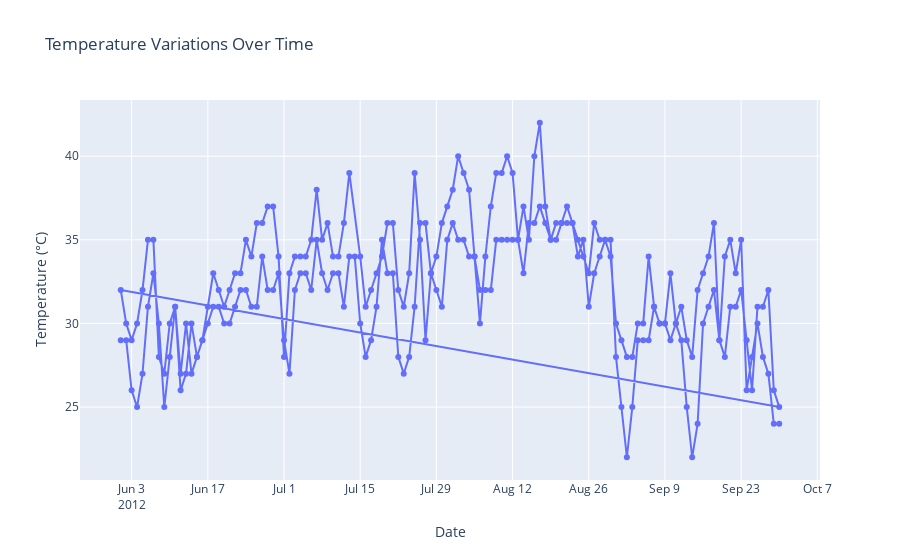

Here is the notebook cell this chart was saved with:
### Code cell
Algeria_data = pd.read_csv('C:\Projects\Forest-Fires\Algeria\data\Algerian_forest_fires_dataset_CLEANED.csv')
Algeria_data['Date'] = pd.to_datetime(Algeria_data[['year', 'month', 'day']])
Algeria_data['Classes'] = Algeria_data['Classes'].astype('category')

temperature_plot = px.line(Algeria_data, x='Date', y='Temperature', 
                            title='Temperature Variations Over Time',
                            labels={'Temperature': 'Temperature (°C)', 'Date': 'Date'},
                            markers=True)
temperature_plot.update_traces(line=dict(width=2))
temperature_plot.show()

### Figure 1 — Plotly figure (JSON) as saved in the notebook; plotly's stock layout.template omitted (floating-point values rounded to 4 significant figures; data arrays with more than 128 entries replaced by an {"elided": "..."} marker saying what was removed)
{"data": [{"hovertemplate": "Date=%{x}<br>Temperature (°C)=%{y}<extra></extra>", "legendgroup": "", "line": {"color": "#636efa", "dash": "solid", "width": 2}, "marker": {"symbol": "circle"}, "mode": "lines+markers", "name": "", "orientation": "v", "showlegend": false, "type": "scatter", "x": {"elided": "243 str values"}, "xaxis": "x", "y": {"elided": "243 int values"}, "yaxis": "y"}], "layout": {"legend": {"tracegroupgap": 0}, "title": {"text": "Temperature Variations Over Time"}, "xaxis": {"anchor": "y", "domain": [0, 1], "title": {"text": "Date"}}, "yaxis": {"anchor": "x", "domain": [0, 1], "title": {"text": "Temperature (°C)"}}}}
